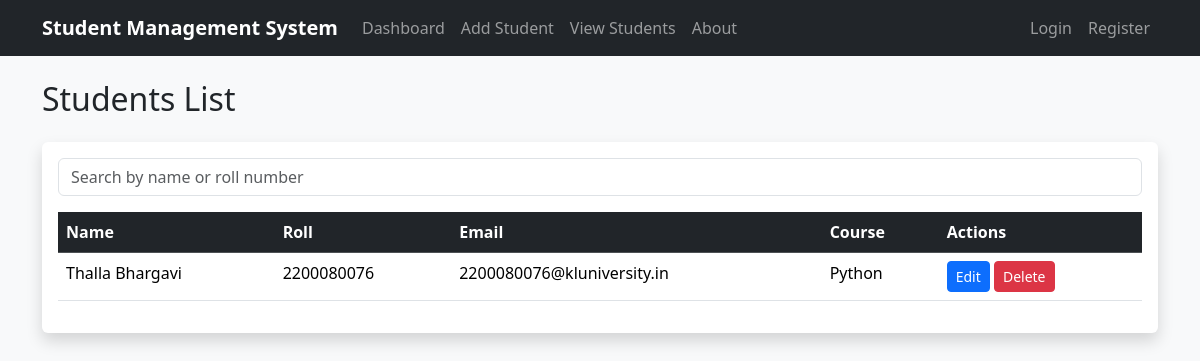
Page /view-students/ on the earlier database version.
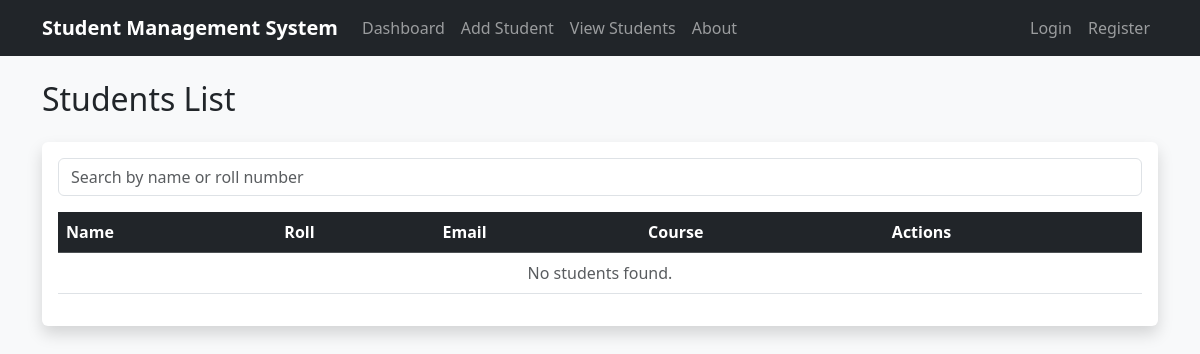
Same page on the later database version.
### students/models.py (models this page shows, shortened)
class Student(models.Model):
    first_name = models.CharField(max_length=50)
    last_name = models.CharField(max_length=50)
    email = models.EmailField(unique=True)
    roll_number = models.CharField(max_length=20, unique=True)
    course = models.CharField(max_length=50)
    created_at = models.DateTimeField(auto_now_add=True)

### students/views.py (the view)
# urls.py: path('view-students/', views.view_students, name='view_students'),
def view_students(request):
    students = Student.objects.all()  # Fetch all students
    return render(request, 'students/view_students.html', {'students': students})

### students/templates/students/view_students.html
{% extends 'students/base.html' %}
{% block content %}
<h2 class="mb-4">Students List</h2>
<div class="card shadow border-0 p-3">
    <form method="GET" class="mb-3">
        <input type="text" name="search" placeholder="Search by name or roll number"
               class="form-control" value="{{ request.GET.search }}">
    </form>
    <table class="table table-hover">
        <thead class="table-dark">
            <tr>
                <th>Name</th>
                <th>Roll</th>
                <th>Email</th>
                <th>Course</th>
                <th>Actions</th>
            </tr>
        </thead>
        <tbody>
            {% for student in students %}
            <tr>
                <td>{{ student.first_name }} {{ student.last_name }}</td>
                <td>{{ student.roll_number }}</td>
                <td>{{ student.email }}</td>
                <td>{{ student.course }}</td>
                <td>
                    <a href="{% url 'edit_student' student.id %}" class="btn btn-sm btn-primary">Edit</a>
                    <a href="{% url 'delete_student' student.id %}" class="btn btn-sm btn-danger">Delete</a>
                </td>
            </tr>
            {% empty %}
            <tr><td colspan="5" class="text-center text-muted">No students found.</td></tr>
            {% endfor %}
        </tbody>
    </table>
</div>
{% endblock %}

Differences in the rows shown:
removed Student: first_name "Thalla", last_name "Bhargavi", roll_number "2200080076", email "2200080076@kluniversity.in", course "Python"
Other differences:
text now shown: "No students found."
